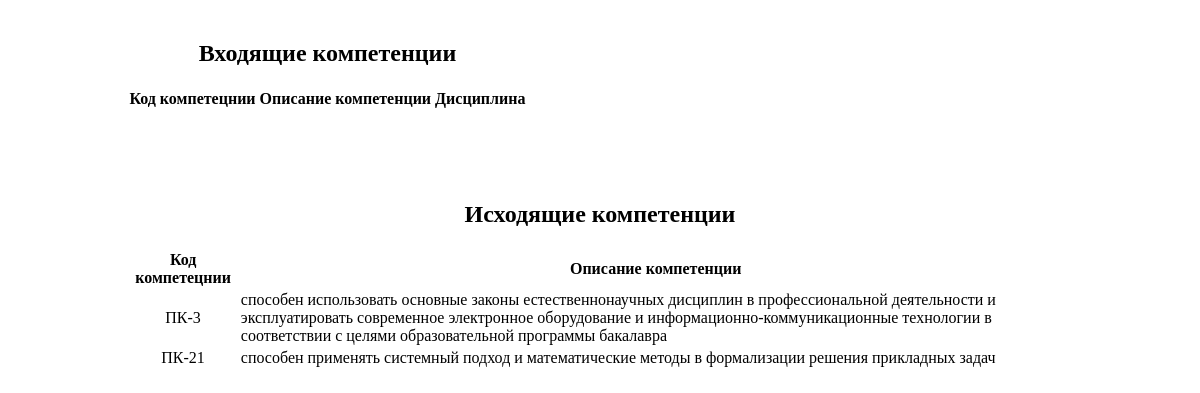
Screenshot of /oop/prikladnaya-informatika/vysokoproizvoditelny/ with the database file from the repository.
### course/models.py (models this page shows, shortened)
class Competence(models.Model):
    cod = models.CharField(max_length=6)
    about = models.TextField()
    tr = models.ForeignKey(TrainingPrograms)
    course = models.ManyToManyField(Course)

### course/views.py (the view)
# urls.py: url(r'^(?P<slug>[-\w]+)/(?P<slug_c>[-\w]+)/$', views.course_detail, name='course_detail'),
def course_detail(request, slug, slug_c):
    course = Course.objects.get(slug=slug_c)
    comp_list = Competence.objects.filter(tr__slug=slug)\
                                  .filter(course__slug=slug_c)
    pred_list = PredCourse.objects.all().filter(cours__slug=slug_c)
    try:
        pred_list = pred_list[0].prcours.all()
    except ObjectDoesNotExist:
        pred_list = []
    except IndexError:
        pred_list = []
    predcomp_list = {}
    for pred in pred_list:
        predcomp_list[pred] = Competence.objects.filter(tr__slug=slug)\
            .filter(course__slug=pred.slug)
    return render(request,
                  "course/list/course_detail.html",
                  {'comp_list': comp_list,
                   'course': course,
                   'predcomp_list': predcomp_list})

### course/templates/course/list/course_detail.html (shortened to what this page needs)
{% extends "university/base.html" %}
{% load static %}
{% block content %}
  {% if predcomp_list %}
    <table class="enter_comp">
      <caption><h2>Входящие компетенции</h2></caption>
      <tr class="hide">
        <th>Код компетецнии</th>
        <th>Описание компетенции</th>
        <th>Дисциплина</th>
      </tr>
    </table>
  {% else %}
    <h2>Входящих компетенций нет</h2>
  {% endif %}
  {% if comp_list %}
  <table class="exit_comp">
  <caption><h2>Исходящие компетенции</h2></caption>
    <tr class="hide">
      <th>Код компетецнии</th>
      <th>Описание компетенции</th>
    </tr>
    {% for comp in comp_list %}
    <tr>
      <td>{{ comp.cod }}</td>
      <td class="opis">{{ comp.about }}</td>
    </tr>
    {% endfor %}
  </table>
  {% else %}
    <h2>Исходящих компетенций нет</h2>
  {% endif %}
{% endblock %}

### university/static/css/base.css (style rules this page uses)
h2 { text-align: center; }
.hide th { text-align: center; }
table td { text-align: center }
.opis { text-align: left; }
.enter_comp { margin: 20px 10% 70px 10%; }
.exit_comp { margin: 10px 10% }

### rows the page displays
Competence: cod "ПК-3", about "способен использовать основные законы естественнонаучных дисциплин в профессиональной деятельности и эксплуатировать современное электронное оборудование и информационно-коммуникационные технологии в соответствии с целями образовательной программы бакалавра"
Competence: cod "ПК-21", about "способен применять системный подход и математические методы в формализации решения прикладных задач"
